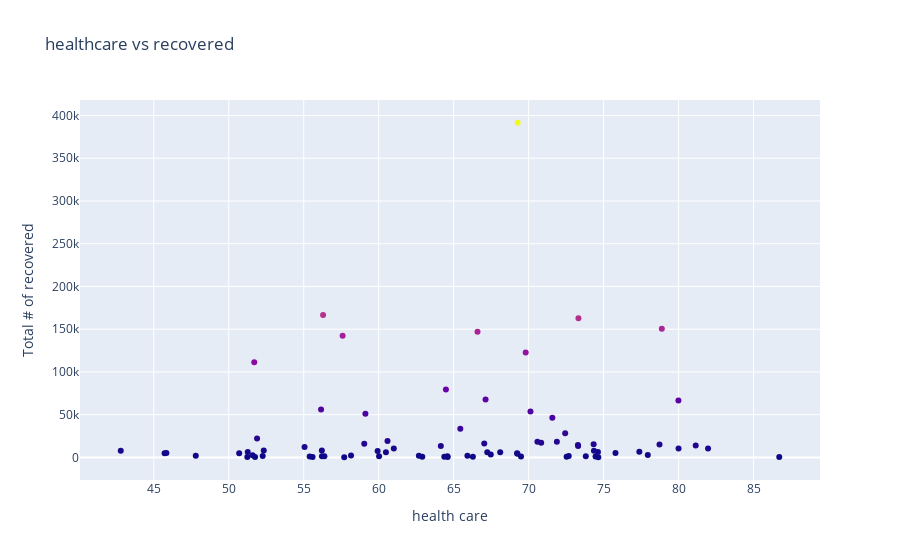

Notebook cell for this chart:
### Code cell
df = pd.read_csv('recovered+health.csv')

correl(df)
